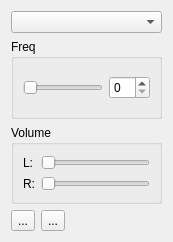
<?xml version="1.0" encoding="UTF-8"?>
<ui version="4.0">
 <class>Sound_widget</class>
 <widget class="QWidget" name="Sound_widget">
  <property name="geometry">
   <rect>
    <x>0</x>
    <y>0</y>
    <width>173</width>
    <height>242</height>
   </rect>
  </property>
  <property name="windowTitle">
   <string>Form</string>
  </property>
  <layout class="QVBoxLayout" name="verticalLayout">
   <item>
    <widget class="QComboBox" name="m_deviceBox"/>
   </item>
   <item>
    <widget class="QGroupBox" name="groupBox_2">
     <property name="title">
      <string>Freq</string>
     </property>
     <layout class="QHBoxLayout" name="horizontalLayout_2">
      <item>
       <widget class="QSlider" name="m_freq">
        <property name="orientation">
         <enum>Qt::Horizontal</enum>
        </property>
       </widget>
      </item>
      <item>
       <widget class="QSpinBox" name="sb_freq"/>
      </item>
     </layout>
    </widget>
   </item>
   <item>
    <widget class="QGroupBox" name="groupBox">
     <property name="title">
      <string>Volume</string>
     </property>
     <layout class="QVBoxLayout" name="verticalLayout_2">
      <item>
       <layout class="QGridLayout" name="gridLayout">
        <item row="1" column="0">
         <widget class="QLabel" name="label_3">
          <property name="text">
           <string>R:</string>
          </property>
         </widget>
        </item>
        <item row="0" column="0">
         <widget class="QLabel" name="label_2">
          <property name="text">
           <string>L:</string>
          </property>
         </widget>
        </item>
        <item row="0" column="1">
         <widget class="QSlider" name="m_left_volume">
          <property name="orientation">
           <enum>Qt::Horizontal</enum>
          </property>
         </widget>
        </item>
        <item row="1" column="1">
         <widget class="QSlider" name="m_right_volume">
          <property name="orientation">
           <enum>Qt::Horizontal</enum>
          </property>
         </widget>
        </item>
       </layout>
      </item>
     </layout>
    </widget>
   </item>
   <item>
    <layout class="QHBoxLayout" name="horizontalLayout">
     <item>
      <widget class="QToolButton" name="btn_start">
       <property name="text">
        <string>...</string>
       </property>
      </widget>
     </item>
     <item>
      <widget class="QToolButton" name="btn_stop">
       <property name="text">
        <string>...</string>
       </property>
      </widget>
     </item>
     <item>
      <spacer name="horizontalSpacer">
       <property name="orientation">
        <enum>Qt::Horizontal</enum>
       </property>
       <property name="sizeHint" stdset="0">
        <size>
         <width>40</width>
         <height>20</height>
        </size>
       </property>
      </spacer>
     </item>
    </layout>
   </item>
  </layout>
 </widget>
 <resources/>
 <connections/>
</ui>
